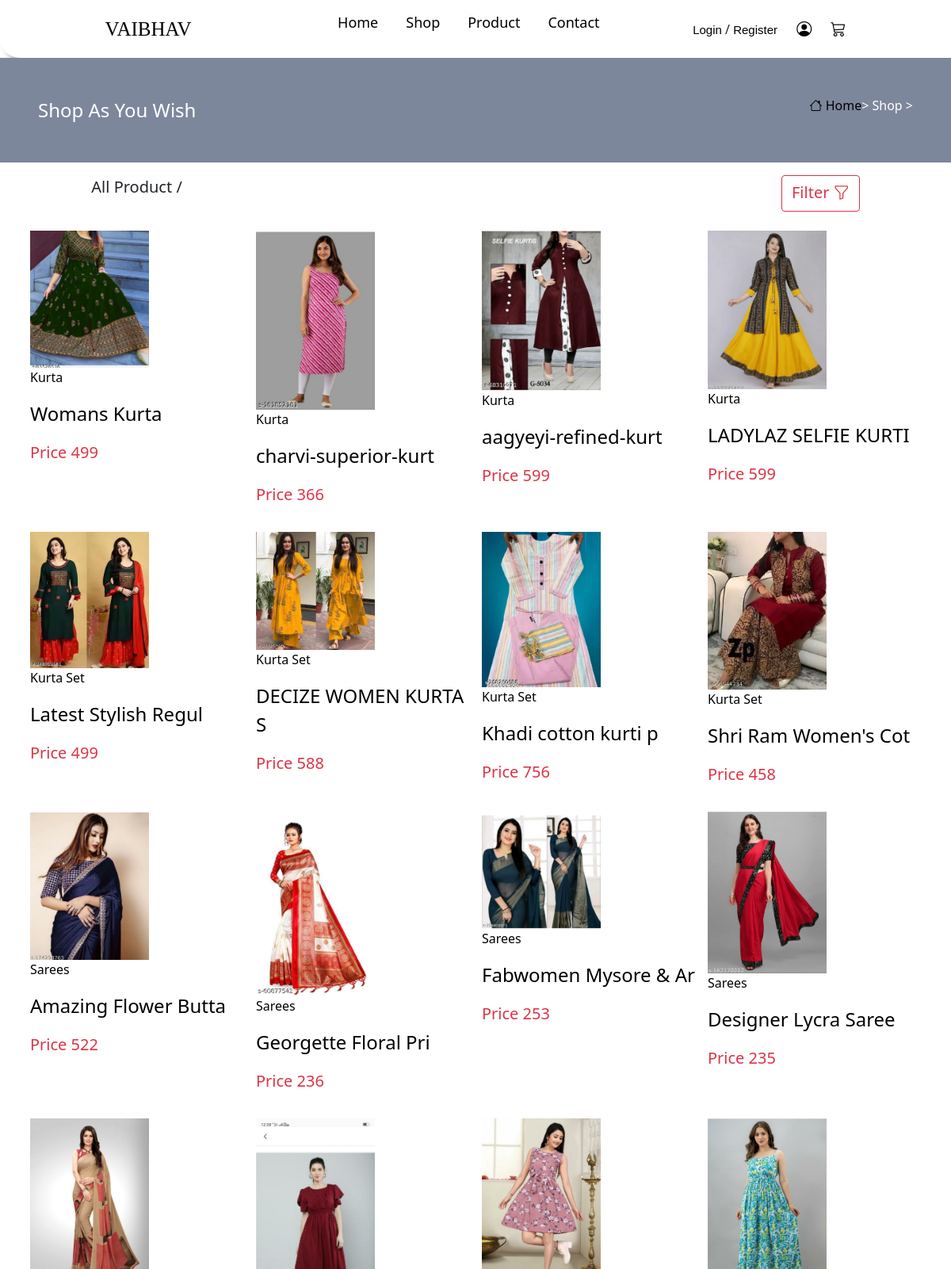
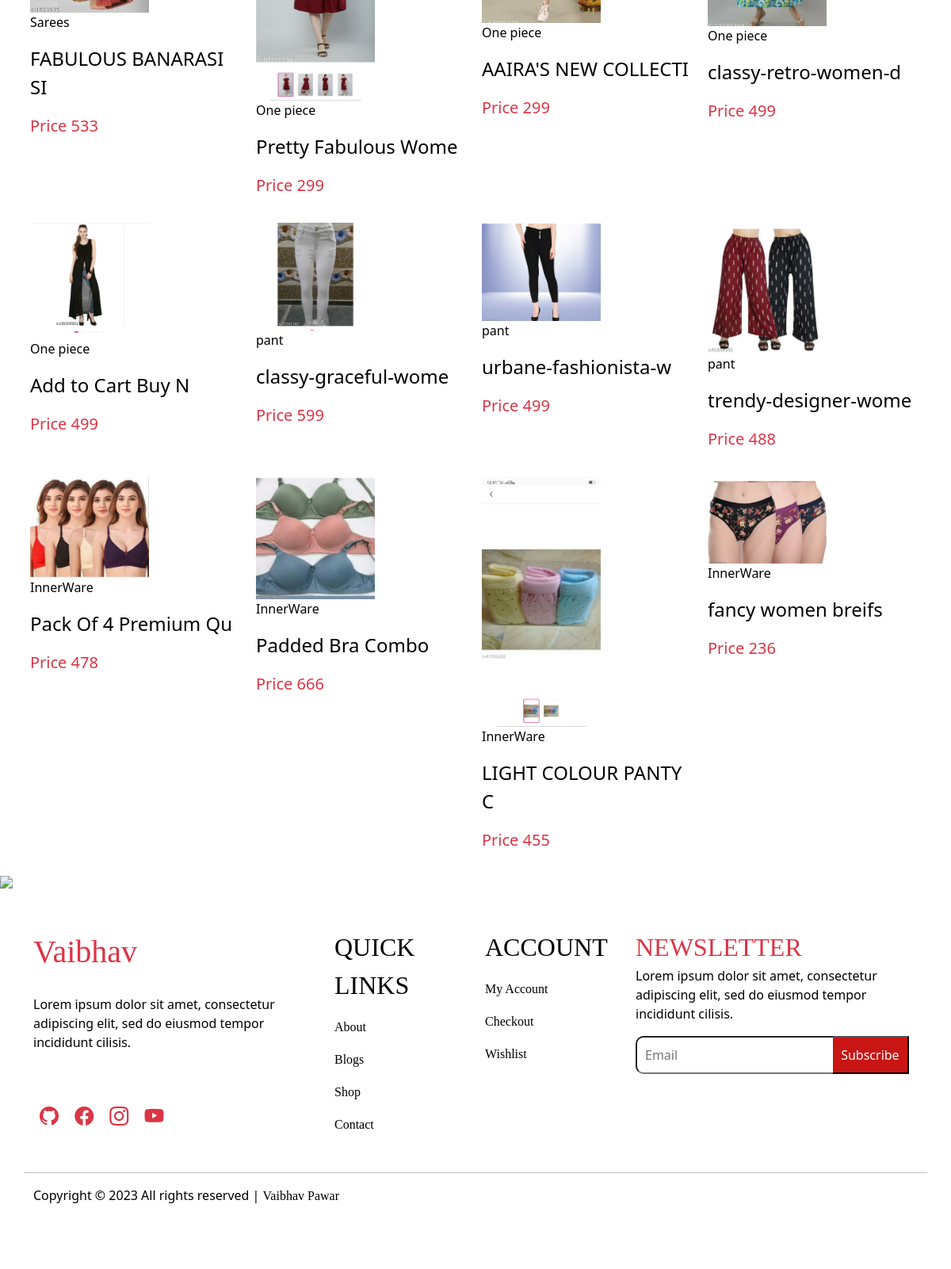
Screenshot of /Women.php with the database file from the repository (2 pictures, top to bottom).
### tables this page shows
CREATE TABLE `product` (
  `ID` int(15) NOT NULL,
  `category` varchar(255) NOT NULL,
  `sub_category` varchar(255) NOT NULL,
  `Pro_category` varchar(255) NOT NULL,
  `count` varchar(255) NOT NULL,
  `product_name` varchar(255) NOT NULL,
  `product_price` varchar(255) NOT NULL,
  `product_slug` varchar(255) NOT NULL,
  `info` varchar(5255) NOT NULL,
  `product_id` varchar(5255) NOT NULL,
  `file` varchar(566) NOT NULL,
  `Date` date NOT NULL DEFAULT current_timestamp()
);

### Women.php (the view, shortened to what this page needs)
<?php
include 'DB.php';
?>
<!doctype html>
<html lang="en">
<head>
    <link href="https://cdn.jsdelivr.net/npm/bootstrap@5.0.2/dist/css/bootstrap.min.css" rel="stylesheet">
    <link rel="stylesheet" href="CSS/Nav.css">
    <link rel="stylesheet" href="CSS/index.css">
    <link rel="stylesheet" href="https://cdn.jsdelivr.net/npm/bootstrap-icons@1.10.4/font/bootstrap-icons.css">
</head>
<body>
     <?php include 'Navbar.php' ?>
    <div class="conatiner-fluid p-5 page">
        <div class="row justify-content-center">
            <div class="col-md-6 d-flex justify-content-end order-lg-2 pb-2  ">
                <a href="index.php"><i class="bi bi-house"></i> Home</a> > Shop >
            </div>
            <div class="col-md-6 fs-4 order-lg-1">
                Shop As You Wish
            </div>
        </div>
    </div>
    <div class="conatiner">
        <div class="row justify-content-center p-3">
            <div class="col-md-5">
                <p class="fs-5">All Product / </p>
            </div>
            <div class="col-md-5 d-flex justify-content-end">
                <a class="btn btn-outline-danger fs-5" data-bs-toggle="collapse" href="#collapseExample" role="button" aria-expanded="false" aria-controls="collapseExample">
                    Filter <i class="bi bi-funnel"></i>
                </a>
            </div>
        </div>
    </div>
    <div class="container">
        <div class="row justify-content-center">
            <?php
            $Product = "SELECT * FROM `product` where  category='Women' ";
            $Product_chk = mysqli_query($con, $Product);
            while ($row = mysqli_fetch_assoc($Product_chk)) {
                if ($Product) {
            ?>
                    <div class="col-md-3 col-5 p-2">
                        <a href="Buy.php?ids=<?php echo $row['ID'] ?>">
                            <img src="Admin/<?php echo $row['file']  ?>" class="img-fluid" width="150px" height="240px" />
                            <p class="text-Dark "><?php echo $row['Pro_category']  ?></p>
                            <p class="fs-4 text-Dark"><?php echo substr($row['product_name'], 0, 20) ?></p>
                            <p class="fs-5 text-danger">Price <?php echo $row['product_price']  ?> </p>
                        </a>
                    </div>
            <?php
                }
            }
            ?>
        </div>
    </div>
    <?php include 'footer.php'; ?>
</body>
</html>

### CSS/Nav.css (style rules this page uses)
a { text-decoration: none; }

### CSS/index.css (style rules this page uses)
a { color: #fff; }
.page { background-color: #7d879c; color: White; }

### Women.php (style rules this page uses)
a { color: black; }

### rows the page displays
product: file (picture), Pro_category "Kurta", product_name "Womans Kurta", product_price "499"
product: file (picture), Pro_category "Kurta", product_name "charvi-superior-kurt", product_price "366"
product: file (picture), Pro_category "Kurta", product_name "aagyeyi-refined-kurt", product_price "599"
product: file (picture), Pro_category "Kurta", product_name "LADYLAZ SELFIE KURTI", product_price "599"
product: file (picture), Pro_category "Kurta Set", product_name "Latest Stylish Regul", product_price "499"
product: file (picture), Pro_category "Kurta Set", product_name "DECIZE WOMEN KURTA S", product_price "588"
product: file (picture), Pro_category "Kurta Set", product_name "Khadi cotton kurti p", product_price "756"
product: file (picture), Pro_category "Kurta Set", product_name "Shri Ram Women's Cot", product_price "458"
product: file (picture), Pro_category "Sarees", product_name "Amazing Flower Butta", product_price "522"
product: file (picture), Pro_category "Sarees", product_name "Georgette Floral Pri", product_price "236"
product: file (picture), Pro_category "Sarees", product_name "Fabwomen Mysore & Ar", product_price "253"
product: file (picture), Pro_category "Sarees", product_name "Designer Lycra Saree", product_price "235"
product: file (picture), Pro_category "Sarees", product_name "FABULOUS BANARASI SI", product_price "533"
product: file (picture), Pro_category "One piece", product_name "Pretty Fabulous Wome", product_price "299"
product: file (picture), Pro_category "One piece", product_name "AAIRA'S NEW COLLECTI", product_price "299"
product: file (picture), Pro_category "One piece", product_name "classy-retro-women-d", product_price "499"
product: file (picture), Pro_category "One piece", product_name "Add to Cart Buy N", product_price "499"
product: file (picture), Pro_category "pant", product_name "classy-graceful-wome", product_price "599"
product: file (picture), Pro_category "pant", product_name "urbane-fashionista-w", product_price "499"
product: file (picture), Pro_category "pant", product_name "trendy-designer-wome", product_price "488"
product: file (picture), Pro_category "InnerWare", product_name "Pack Of 4 Premium Qu", product_price "478"
product: file (picture), Pro_category "InnerWare", product_name "Padded Bra Combo", product_price "666"
product: file (picture), Pro_category "InnerWare", product_name "LIGHT COLOUR PANTY C", product_price "455"
product: file (picture), Pro_category "InnerWare", product_name "fancy women breifs", product_price "236"
